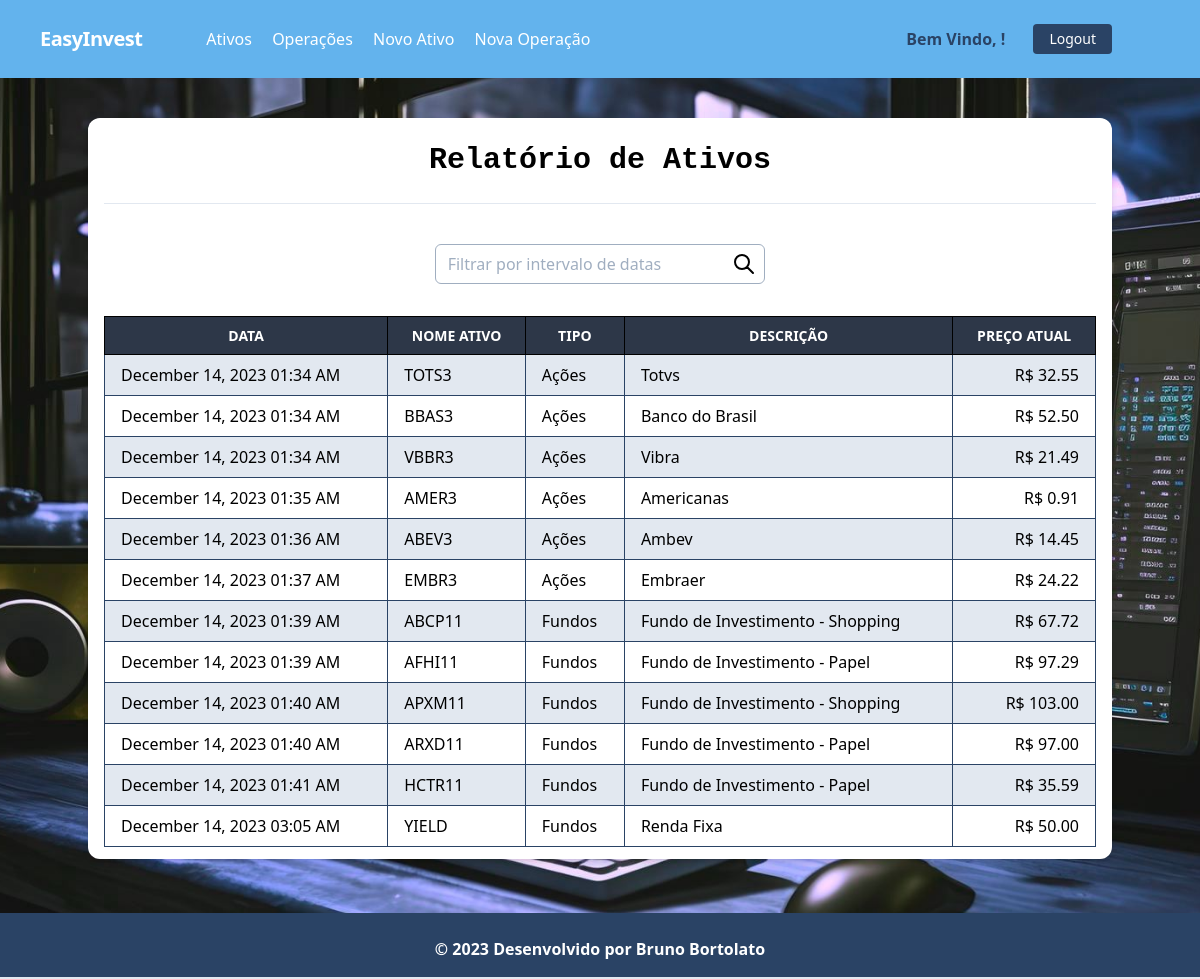
Screenshot of /transactions/asset/ (signed in) with the database file from the repository.
### transactions/models.py (models this page shows, shortened)
class Ativo(models.Model):
    nome = models.CharField(max_length=255, help_text='Nome do ativo')
    tipo  = models.PositiveSmallIntegerField(
        choices=TIPOS_ATIVOS
    )
    descricao = models.TextField(blank=True, null=True, help_text='Descrição detalhada do ativo')
    preco_atual = models.DecimalField(max_digits=10, decimal_places=2, blank=True, null=True, help_text='Preço atual do ativo')
    timestamp = models.DateTimeField(auto_now_add=True)

### transactions/views.py (the view)
# urls.py: path("asset/", AssetReportView.as_view(), name="asset_report")
class AssetReportView(LoginRequiredMixin, ListView):
    template_name = 'transactions/asset_report.html'
    model = Ativo
    form_data = {}
    def get(self, request, *args, **kwargs):
        form = AtivoDateRangeForm(request.GET or None)  # Corrigido para AtivoDateRangeForm
        if form.is_valid():
            self.form_data = form.cleaned_data
        return super().get(request, *args, **kwargs)
    def get_queryset(self):
        queryset = super().get_queryset().filter(
        )
        daterange = self.form_data.get("daterange")
        if daterange:
            queryset = queryset.filter(timestamp__date__range=daterange)
        return queryset.distinct()
    def get_context_data(self, **kwargs):
        context = super().get_context_data(**kwargs)
        context.update({
            'form': AtivoDateRangeForm(self.request.GET or None)  # Corrigido para AtivoDateRangeForm
        })
        return context

### transactions/forms.py (shortened to what this page needs)
class AtivoDateRangeForm(forms.Form):
    daterange = forms.CharField(required=False)

### templates/transactions/asset_report.html (shortened to what this page needs)
{% extends 'core/base.html' %} {% load humanize %} {% block head_title %}EasyInvest{% endblock %} {% block head_extra %}
<link rel="stylesheet" type="text/css" href="https://cdn.jsdelivr.net/npm/daterangepicker/daterangepicker.css" /> {% endblock %} {% block content %}
<div class="my-10 py-3 px-4 bg-white rounded-xl shadow-md">
    <h1 class="font-mono font-bold text-3xl text-center pb-5 pt-2">Relatório de Ativos</h1>
    <hr />
    <form method="get" id="filter">
        <div class="flex justify-center">
            <div class="mt-10 h-10 pl-3 pr-2 bg-white border rounded-md border-gray-500 flex justify-between items-center relative w-4/12">
                <input type="search" name="daterange" id="search" placeholder="Filtrar por intervalo de datas" class="appearance-none w-full outline-none focus:outline-none active:outline-none" autocomplete="off" value="{{ request.GET.daterange}}" />
                <button type="submit" class="ml-1 outline-none focus:outline-none active:outline-none">
                    <svg fill="none" stroke="currentColor" stroke-linecap="round" stroke-linejoin="round" stroke-width="2" viewBox="0 0 24 24" class="w-6 h-6">
                        <path d="M21 21l-6-6m2-5a7 7 0 11-14 0 7 7 0 0114 0z"></path>
                    </svg>
                </button>
            </div>
        </div>
    </form>
    <table class="table-auto mx-auto w-full mt-8 border-collapse">
        <thead class="bg-gray-800 text-white">
            <tr class="uppercase font-semibold text-sm">
                <th class="border border-black px-4 py-2">Data</th>
                <th class="border border-black px-4 py-2">Nome Ativo</th>
                <th class="border border-black px-4 py-2">Tipo</th>
                <th class="border border-black px-4 py-2">Descrição</th>
                <th class="border border-black px-4 py-2">Preço Atual</th>
            </tr>
        </thead>
        <tbody>
            {% for ativo in object_list %}
                <tr class="{% cycle 'bg-gray-300' 'bg-white-100' %}">
                    <td class="border border-blue-900 px-4 py-2">{{ ativo.timestamp|date:"F d, Y h:i A" }}</td>
                    <td class="border border-blue-900 px-4 py-2">{{ ativo.nome }}</td>
                    <td class="border border-blue-900 px-4 py-2">{{ ativo.get_tipo_display }}</td>
                    <td class="border border-blue-900 px-4 py-2">{{ ativo.descricao }}</td>
                    <td class="border border-blue-900 px-4 py-2 text-right">R$ {{ ativo.preco_atual|floatformat:2|intcomma }}</td>
                </tr>
            {% endfor %}
        </tbody>
    </table>
</div>
{% endblock %}

### rows the page displays
Ativo: timestamp "December 14, 2023 01:34 AM", nome "TOTS3", tipo "Ações", descricao "Totvs", preco_atual "32.55"
Ativo: timestamp "December 14, 2023 01:34 AM", nome "BBAS3", tipo "Ações", descricao "Banco do Brasil", preco_atual "52.50"
Ativo: timestamp "December 14, 2023 01:34 AM", nome "VBBR3", tipo "Ações", descricao "Vibra", preco_atual "21.49"
Ativo: timestamp "December 14, 2023 01:35 AM", nome "AMER3", tipo "Ações", descricao "Americanas", preco_atual "0.91"
Ativo: timestamp "December 14, 2023 01:36 AM", nome "ABEV3", tipo "Ações", descricao "Ambev", preco_atual "14.45"
Ativo: timestamp "December 14, 2023 01:37 AM", nome "EMBR3", tipo "Ações", descricao "Embraer", preco_atual "24.22"
Ativo: timestamp "December 14, 2023 01:39 AM", nome "ABCP11", tipo "Fundos", descricao "Fundo de Investimento - Shopping", preco_atual "67.72"
Ativo: timestamp "December 14, 2023 01:39 AM", nome "AFHI11", tipo "Fundos", descricao "Fundo de Investimento - Papel", preco_atual "97.29"
Ativo: timestamp "December 14, 2023 01:40 AM", nome "APXM11", tipo "Fundos", descricao "Fundo de Investimento - Shopping", preco_atual "103.00"
Ativo: timestamp "December 14, 2023 01:40 AM", nome "ARXD11", tipo "Fundos", descricao "Fundo de Investimento - Papel", preco_atual "97.00"
Ativo: timestamp "December 14, 2023 01:41 AM", nome "HCTR11", tipo "Fundos", descricao "Fundo de Investimento - Papel", preco_atual "35.59"
Ativo: timestamp "December 14, 2023 03:05 AM", nome "YIELD", tipo "Fundos", descricao "Renda Fixa", preco_atual "50.00"
